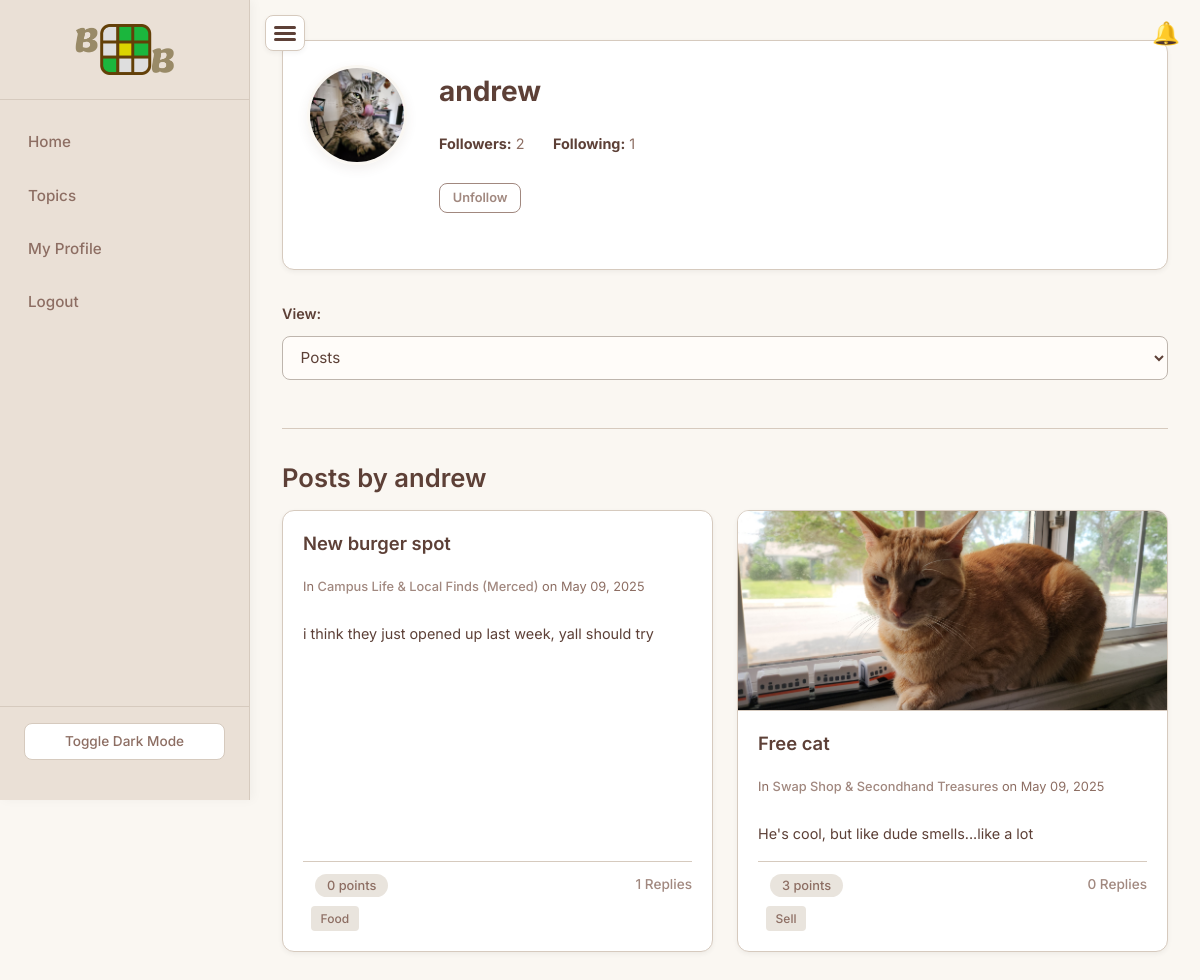
The page /user/andrew (signed in) on the database its author committed.
### app/models.py (models this page shows, shortened)
class User(UserMixin, db.Model):
    id = db.Column(db.Integer, primary_key=True)
    username = db.Column(db.String(150), unique=True, nullable=False)
    email = db.Column(db.String(120), unique=True, nullable=False)
    password = db.Column(db.String(150), nullable=False)
    role = db.Column(db.String(10), nullable=False, default='student')
    profile_picture = db.Column(db.String(255), nullable=True)
    posts = db.relationship('Post', back_populates='author', lazy='dynamic', cascade='all, delete-orphan')
    replies = db.relationship('Reply', back_populates='author', lazy='dynamic', cascade='all, delete-orphan')
    votes = db.relationship('Vote', back_populates='user', lazy='dynamic', cascade='all, delete-orphan')
    followers = db.relationship(
        'Follow',
        foreign_keys='Follow.user_id',
        backref='followed_user',
        lazy='dynamic',
        cascade='all, delete-orphan'
    )
    following = db.relationship(
        'Follow',
        foreign_keys='Follow.follower_id',
        backref='follower_user',
        lazy='dynamic',
        cascade='all, delete-orphan'
    )

class Post(db.Model):
    id = db.Column(db.Integer, primary_key=True)
    title = db.Column(db.String(200), nullable=False)
    content = db.Column(db.Text, nullable=False)
    timestamp = db.Column(db.DateTime, index=True, default=datetime.utcnow)
    edited = db.Column(db.Boolean, default=False)
    user_id = db.Column(db.Integer, db.ForeignKey('user.id'), nullable=False)
    topic_id = db.Column(db.Integer, db.ForeignKey('topic.id'), nullable=False)
    media_url = db.Column(db.String(255), nullable=True)
    tag = db.Column(db.String(50), nullable=True)
    author = db.relationship('User', back_populates='posts')
    topic = db.relationship('Topic', back_populates='posts')
    replies = db.relationship('Reply', back_populates='post', lazy='dynamic', cascade='all, delete-orphan')
    votes = db.relationship('Vote', back_populates='post', lazy='dynamic', cascade='all, delete-orphan')
    @property
    def upvotes_count(self):
        return Vote.query.filter_by(post_id=self.id, vote_type='upvote').count()
    @property
    def downvotes_count(self):
        return Vote.query.filter_by(post_id=self.id, vote_type='downvote').count()
    @property
    def score(self):
        return self.upvotes_count - self.downvotes_count

class Topic(db.Model):
    id = db.Column(db.Integer, primary_key=True)
    name = db.Column(db.String(100), unique=True, nullable=False)
    description = db.Column(db.String(255), nullable=True)
    slug = db.Column(db.String(120), unique=True, nullable=False)
    posts = db.relationship('Post', back_populates='topic', lazy='dynamic', cascade='all, delete-orphan')

### app/routes.py (the view)
@main.route('/user/<username>')
@login_required
def user_profile(username):
    user = User.query.filter_by(username=username).first_or_404()
    filter_type = request.args.get('filter', 'posts')
    is_following = False
    if current_user.is_authenticated and current_user != user:
        is_following = Follow.query.filter_by(user_id=user.id, follower_id=current_user.id).first() is not None
    if filter_type == 'replies':
        content = user.replies.order_by(Reply.timestamp.desc()).all()
    else:  # Default to posts
        content = user.posts.order_by(Post.timestamp.desc()).all()
    return render_template(
        'user_profile.html',
        user=user,
        title=f"{user.username}'s Profile",
        filter=filter_type,
        content=content,
        is_following=is_following
    )

### app/routes.py (called while the page is built)
@login_manager.user_loader
def load_user(user_id):
    return User.query.get(int(user_id))

@main.app_context_processor
def inject_notification_count():
    if current_user.is_authenticated:
        count = Notification.query.filter_by(user_id=current_user.id, is_read=False).count()
        return dict(unread_notifications_count=count)
    return dict(unread_notifications_count=0)

### app/templates/user_profile.html (shortened to what this page needs)
{% extends 'base.html' %}
{% block content %}
<div class="profile-header mb-2">
    <div class="profile-header-avatar">
        {% if user.profile_picture %}
            <img src="{{ url_for('static', filename='uploads/' ~ user.profile_picture) }}" alt="{{ user.username }}'s Profile Picture" class="profile-pic-display">
        {% else %}
            <div class="profile-pic-default">
                <span>{{ user.username[0]|upper }}</span>
            </div>
        {% endif %}
    </div>
    <div class="profile-header-info">
        <h1>{{ user.username }}</h1>
        <div class="profile-stats-container">
            <p class="profile-stat-line"><strong>Followers:</strong> {{ user.followers.count() }}</p>
            <p class="profile-stat-line"><strong>Following:</strong> {{ user.following.count() }}</p>
        </div>
        {% if current_user.is_authenticated and current_user != user %}
            <form action="{{ url_for('main.toggle_follow', username=user.username) }}" method="post" class="profile-action-form mt-1">
                {% if is_following %}
                    <button type="submit" class="btn btn-secondary btn-sm">Unfollow</button>
                {% else %}
                    <button type="submit" class="btn btn-primary btn-sm">Follow</button>
                {% endif %}
            </form>
        {% endif %}
    </div>
</div>
<form method="get" class="profile-action-form">
    <label for="user-content-filter">View:</label>
    <select name="filter" id="user-content-filter" onchange="this.form.submit()" class="form-control">
        <option value="posts" {% if filter == 'posts' %}selected{% endif %}>Posts</option>
    </select>
</form>
<hr>
{% if filter == 'posts' %}
    <h2>Posts by {{ user.username }}</h2>
    {% if content %}
        <div class="feed-grid">
        {% for post in content %}
            <article class="content-card">
                {% if post.media_url %}
                    <a href="{{ url_for('main.view_post', post_id=post.id) }}" class="card-image-link">
                        <img src="{{ url_for('static', filename='uploads/' ~ post.media_url) }}" alt="Image for {{post.title}}" class="card-image">
                    </a>
                {% else %}
                     <div class="card-no-image"></div>
                {% endif %}
                <div class="card-content">
                    <h3><a href="{{ url_for('main.view_post', post_id=post.id) }}">{{ post.title }}</a></h3>
                    <p class="post-meta">
                        In <a href="{{ url_for('main.view_topic', slug=post.topic.slug) }}">{{ post.topic.name }}</a>
                        on {{ post.timestamp.strftime('%b %d, %Y') }}
                    </p>
                    <p class="post-content-snippet">
                        {{ post.content | striptags | truncate(100) }}
                    </p>
                    <div class="post-interactions">
                        <div class="vote-controls">
                            <span class="vote-score">{{ post.score }} points</span>
                        </div>
                        <a href="{{ url_for('main.view_post', post_id=post.id) }}#replies" class="view-replies-link">{{ post.replies.count() }} Replies</a>
                    </div>
                     {% if post.tag %}
                        <div style="margin-top: 0.5rem;">
                            <span class="post-tag-badge">{{ post.tag }}</span>
                        </div>
                    {% endif %}
                </div>
            </article>
        {% else %}
         <p>{{ user.username }} has not made any posts yet.</p>
        {% endfor %}
        </div>
    {% else %}
        <p>{{ user.username }} has not made any posts yet.</p>
    {% endif %}
{% endif %}
{% endblock %}

### rows shown on the page
User: profile_picture (picture), username "andrew"
Post: title "New burger spot", topic.name "Campus Life & Local Finds (Merced)", timestamp "May 09, 2025", content "i think they just opened up last week, yall should try", score "0", replies.count "1", tag "Food"
Post: media_url (picture), title "Free cat", topic.name "Swap Shop & Secondhand Treasures", timestamp "May 09, 2025", content "He's cool, but like dude smells...like a lot", score "3", replies.count "0", tag "Sell"

### other values the page prints
{{ user.followers.count() }} "2"
{{ user.following.count() }} "1"
